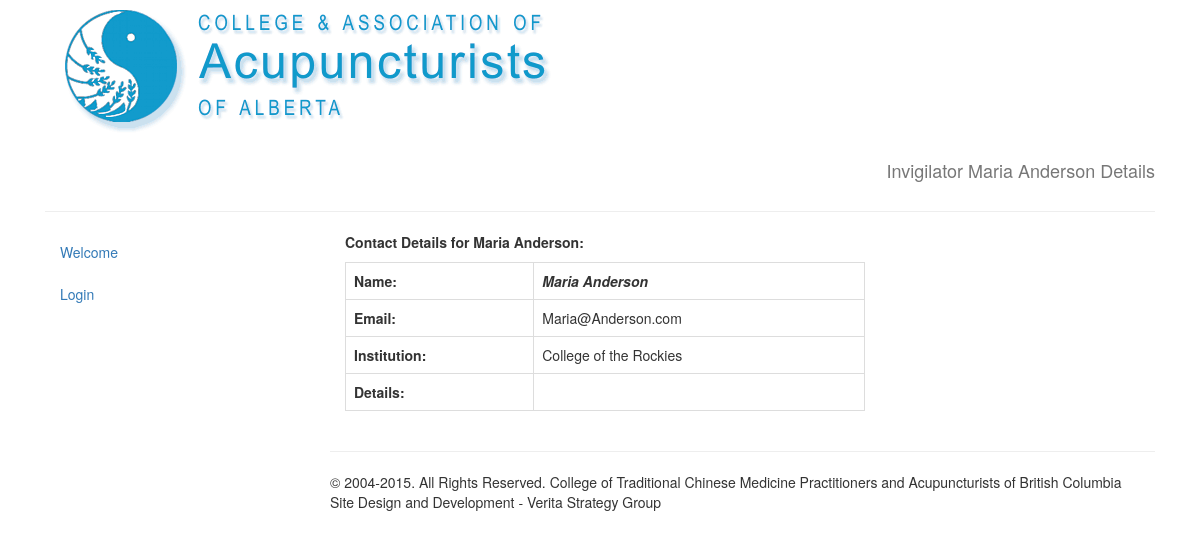
Page /invigilator/invigilator_detail/153/ on the committed database.
### invigilator/models.py (models this page shows, shortened)
class Invigilator(models.Model):
    first_name = models.CharField(max_length=40)
    last_name = models.CharField(max_length =40)
    email = models.EmailField()
    institution = models.ForeignKey(Institution)
    city = models.CharField(max_length=40)
    province = models.CharField(max_length=40, blank=True)
    country = models.CharField(max_length=40)
    details = models.TextField(blank=True)
    create_date = models.DateTimeField(auto_now_add=True)

class Institution(models.Model):
    name = models.CharField(max_length=40)
    def __unicode__(self):              # __unicode__ on Python 2
        return self.name

### invigilator/views.py (the view)
# urls.py: url(r'^invigilator_detail/(?P<invig_id>\d+)/$','invigilator.views.invigilator_detail', name='invigilatorDetail'),
def invigilator_detail(request, invig_id):
    thisinvigilator = get_object_or_404(Invigilator, pk=invig_id)
    title = 'Invigilator ' + thisinvigilator.first_name + " " + thisinvigilator.last_name+ ' Details'
    context = {'invigilator':thisinvigilator, 'title':title}
    return render(request, 'invigilator/detail.html', context)

### invigilator/templates/invigilator/detail.html
{% extends "base_generic.html" %} {% block content %}
<div class='col-md-8'>
    <p><b>Contact Details for {{invigilator.first_name}} {{invigilator.last_name}}:</b></p>
<table class='table table-bordered'>
    <tr>
        <td><b>Name:</b>
        </td>
        <td><b><i>{{invigilator.first_name}} {{invigilator.last_name}}</b></i></td>
    </tr>
    <tr>
        <td><b>Email:</b>
        </td>
        <td>{{invigilator.email}}</td>
    </tr>
    <tr>
        <td><b>Institution:</b>
        </td>
        <td>{{invigilator.institution}}</td>
    </tr>
    <tr>
        <td><b>Details:</b>
        </td>
        <td>{% autoescape off %}{{invigilator.details}}{% endautoescape %}</td>
    </tr>
</table>
</div>
{% endblock content %}

### rows in the picture
Invigilator: first_name "Maria", last_name "Anderson", email "Maria@Anderson.com", institution "College of the Rockies"

### other values in the picture
{{ title }} "Invigilator Maria Anderson Details"
